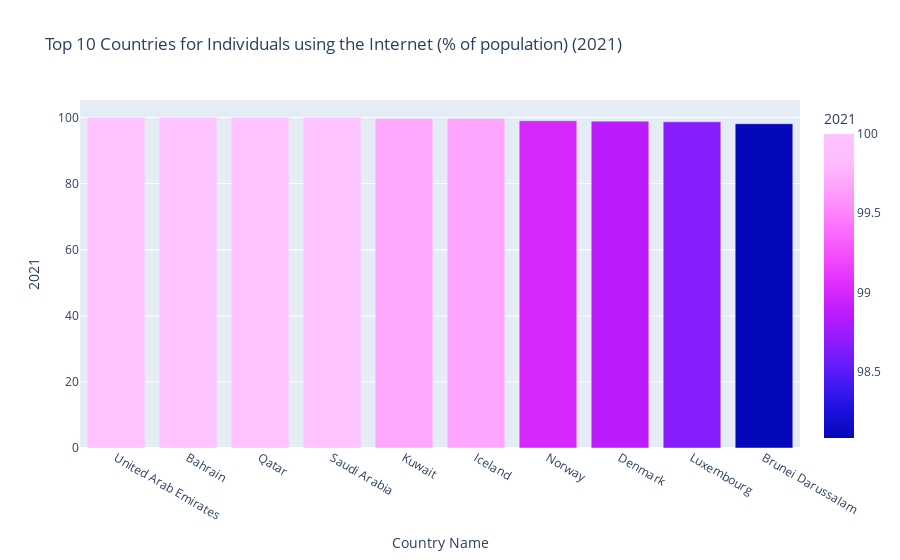
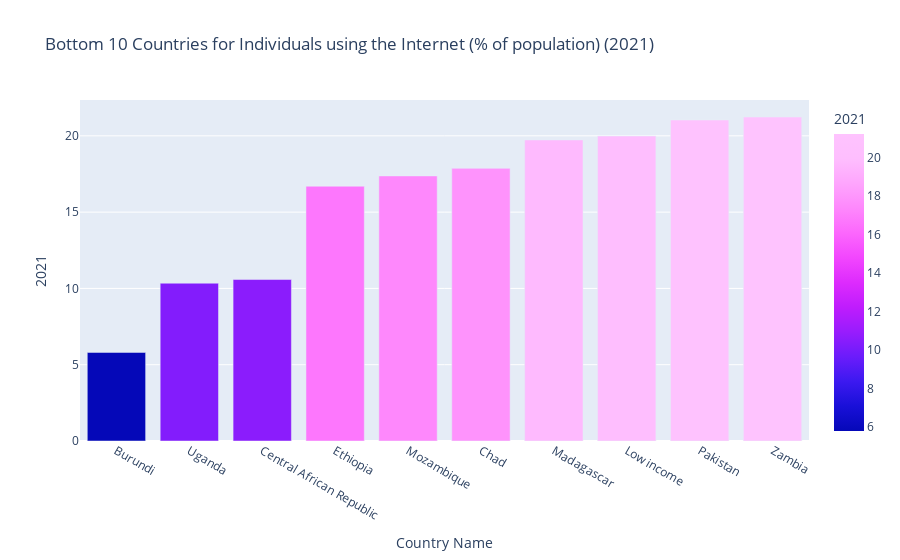

Notebook source saved alongside these figures, in order:
### Markdown cell above
## 4. Individuals using the Internet (% of population)

### Code cell
# Create an instance of the DataVisualizer class 
visualizer_Internet = DataVisualizer("DATASETS/Individuals using the Internet (% of population)",
                            "API_IT.NET.USER.ZS_DS2_en_csv_v2_5729127.csv",
                            "Metadata_Country_API_IT.NET.USER.ZS_DS2_en_csv_v2_5729127.csv",
                            "Metadata_Indicator_API_IT.NET.USER.ZS_DS2_en_csv_v2_5729127.csv",
                            '2021')  # Change to the desired year

#analyze the data
visualizer_Internet.analyze()

### Figure 1 — Plotly figure (JSON) as saved in the notebook; plotly's stock layout.template omitted (floating-point values rounded to 4 significant figures)
{"data": [{"alignmentgroup": "True", "hovertemplate": "Country Name=%{x}<br>2021=%{marker.color}<extra></extra>", "legendgroup": "", "marker": {"color": [100, 100, 100, 100, 99.7, 99.69, 99, 98.87, 98.66, 98.08], "coloraxis": "coloraxis", "pattern": {"shape": ""}}, "name": "", "offsetgroup": "", "orientation": "v", "showlegend": false, "textposition": "auto", "type": "bar", "x": ["United Arab Emirates", "Bahrain", "Qatar", "Saudi Arabia", "Kuwait", "Iceland", "Norway", "Denmark", "Luxembourg", "Brunei Darussalam"], "xaxis": "x", "y": [100, 100, 100, 100, 99.7, 99.69, 99, 98.87, 98.66, 98.08], "yaxis": "y"}], "layout": {"barmode": "relative", "coloraxis": {"colorbar": {"title": {"text": "2021"}}, "colorscale": [[0, "#0508b8"], [0.08333, "#1910d8"], [0.1667, "#3c19f0"], [0.25, "#6b1cfb"], [0.3333, "#981cfd"], [0.4167, "#bf1cfd"], [0.5, "#dd2bfd"], [0.5833, "#f246fe"], [0.6667, "#fc67fd"], [0.75, "#fe88fc"], [0.8333, "#fea5fd"], [0.9167, "#febefe"], [1, "#fec3fe"]]}, "legend": {"tracegroupgap": 0}, "title": {"text": "Top 10 Countries for Individuals using the Internet (% of population) (2021)"}, "xaxis": {"anchor": "y", "domain": [0, 1], "title": {"text": "Country Name"}}, "yaxis": {"anchor": "x", "domain": [0, 1], "title": {"text": "2021"}}}}

### Figure 2 — Plotly figure (JSON) as saved in the notebook; plotly's stock layout.template omitted (floating-point values rounded to 4 significant figures)
{"data": [{"alignmentgroup": "True", "hovertemplate": "Country Name=%{x}<br>2021=%{marker.color}<extra></extra>", "legendgroup": "", "marker": {"color": [5.805, 10.34, 10.58, 16.7, 17.37, 17.87, 19.73, 19.99, 21.04, 21.23], "coloraxis": "coloraxis", "pattern": {"shape": ""}}, "name": "", "offsetgroup": "", "orientation": "v", "showlegend": false, "textposition": "auto", "type": "bar", "x": ["Burundi", "Uganda", "Central African Republic", "Ethiopia", "Mozambique", "Chad", "Madagascar", "Low income", "Pakistan", "Zambia"], "xaxis": "x", "y": [5.805, 10.34, 10.58, 16.7, 17.37, 17.87, 19.73, 19.99, 21.04, 21.23], "yaxis": "y"}], "layout": {"barmode": "relative", "coloraxis": {"colorbar": {"title": {"text": "2021"}}, "colorscale": [[0, "#0508b8"], [0.08333, "#1910d8"], [0.1667, "#3c19f0"], [0.25, "#6b1cfb"], [0.3333, "#981cfd"], [0.4167, "#bf1cfd"], [0.5, "#dd2bfd"], [0.5833, "#f246fe"], [0.6667, "#fc67fd"], [0.75, "#fe88fc"], [0.8333, "#fea5fd"], [0.9167, "#febefe"], [1, "#fec3fe"]]}, "legend": {"tracegroupgap": 0}, "title": {"text": "Bottom 10 Countries for Individuals using the Internet (% of population) (2021)"}, "xaxis": {"anchor": "y", "domain": [0, 1], "title": {"text": "Country Name"}}, "yaxis": {"anchor": "x", "domain": [0, 1], "title": {"text": "2021"}}}}
